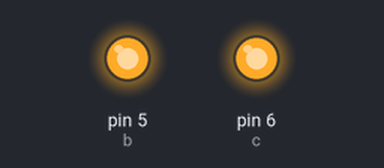
A sketch run on a simulated Arduino Uno, built with avr-gcc and run on an emulated ATmega328P. Parts: output pins drawn as LEDs (lit = HIGH).

Above: at 1.5 s.
At 6.3 s:
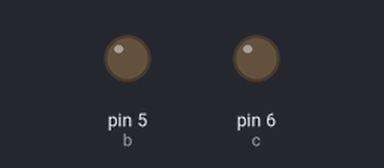
Timing chart, 0 to 7.5 s (numbered marks = the images above):
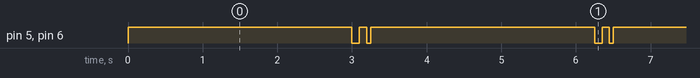

Measured:
- by itself, pin 5 (b), pin 6 (c): repeats every 3.3 s: LOW 0.10 s, HIGH 0.10 s, LOW 0.05 s, HIGH 3.0 s
- by itself, everything shown: repeats every 3.3 s, in 4 steps

The sketch:

Cabecarobo.ino
```cpp
const int b=5;
const int c=6;
int i;
void setup() {
  pinMode (b,OUTPUT);
  pinMode (c,OUTPUT);

}

void loop() {
 digitalWrite(b,HIGH);
 digitalWrite(c,HIGH);
 delay(3000);
 digitalWrite(b,LOW);
 digitalWrite(c,LOW);
 delay(100);
 digitalWrite(b,HIGH);
 digitalWrite(c,HIGH);
 delay(100);
 digitalWrite(b,LOW);
 digitalWrite(c,LOW);
 delay(50);

 /*digitalWrite(b,HIGH);
 delay(300);
 digitalWrite(c,HIGH);
 delay(100);
 digitalWrite(c,LOW);
 delay(100); */
}
```
